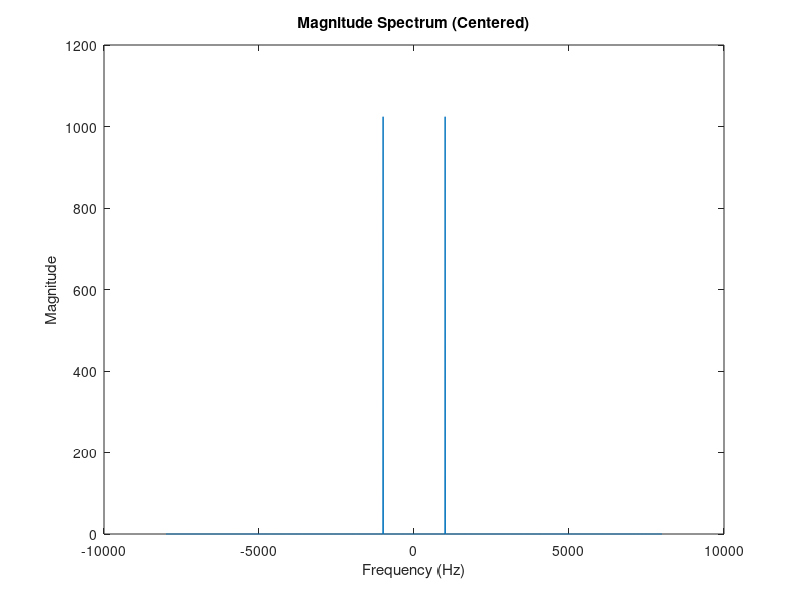
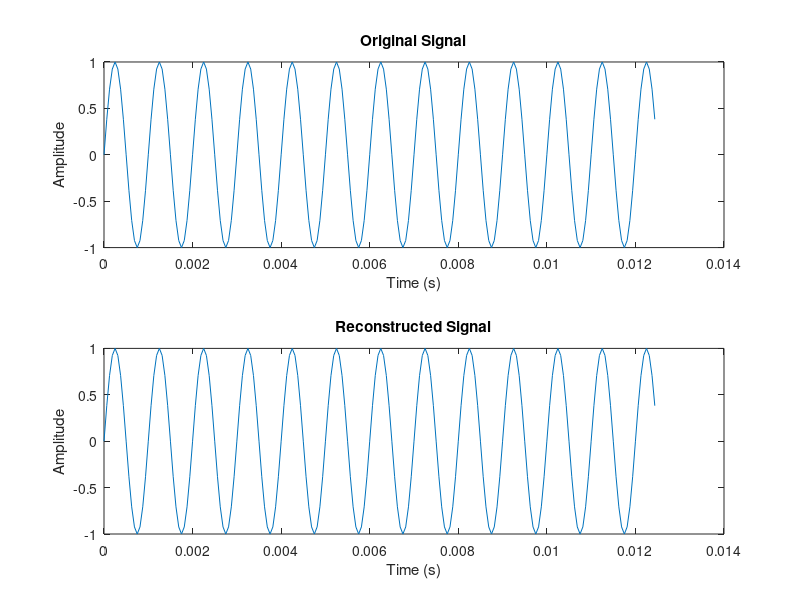

These charts were generated, in order, by the following MATLAB code:
clc
clear
close all

% Parameters
fs = 16000;         % Sampling frequency
f_sinusoid = 1000;  % Frequency of the sinusoid
duration = 1;       % Duration of the signal in seconds

% Time vector
t = 0:1/fs:duration-(1/fs);

% Create sinusoidal signal
x = sin(2*pi*f_sinusoid*t);

% Perform FFT
nfft = 2048;  % FFT size
X = fft(x, nfft);

% Compute the frequency axis
frequencyAxis = linspace(-fs/2, fs/2, nfft);

% Shift the FFT result to center around 0 Hz
X_shifted = fftshift(X);

% Plot the magnitude spectrum
figure;
plot(frequencyAxis, abs(X_shifted));
xlabel('Frequency (Hz)');
ylabel('Magnitude');
title('Magnitude Spectrum (Centered)');


% Perform inverse FFT
x_reconstructed = ifft(X, nfft);

% Plot original and reconstructed signals
figure;
subplot(2,1,1);
plot(t(1:200), x(1:200));
xlabel('Time (s)');
ylabel('Amplitude');
title('Original Signal');

subplot(2,1,2);
t_reconstructed = (0:length(x_reconstructed)-1) / fs;
plot(t_reconstructed(1:200), real(x_reconstructed(1:200)));  % Plot real part due to numerical artifacts
xlabel('Time (s)');
ylabel('Amplitude');
title('Reconstructed Signal');
